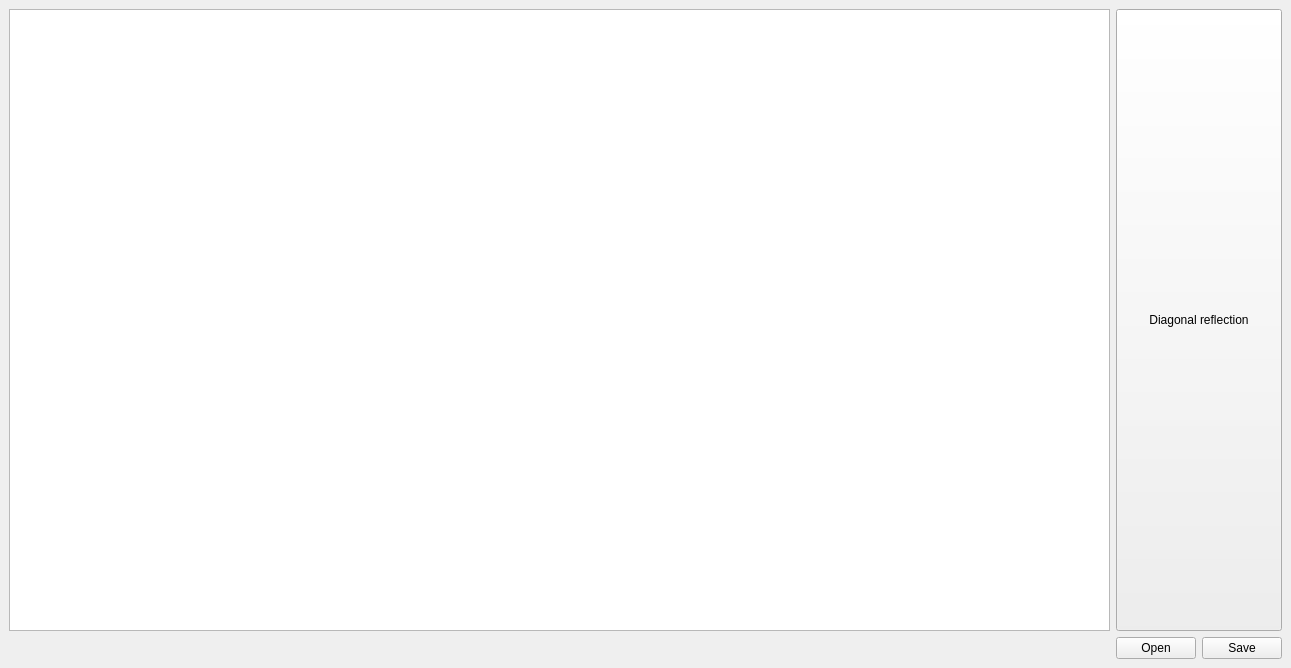
<?xml version="1.0" encoding="UTF-8"?>
<ui version="4.0">
 <class>MainWindow</class>
 <widget class="QMainWindow" name="MainWindow">
  <property name="geometry">
   <rect>
    <x>0</x>
    <y>0</y>
    <width>1291</width>
    <height>668</height>
   </rect>
  </property>
  <property name="windowTitle">
   <string>Editor</string>
  </property>
  <widget class="QWidget" name="centralwidget">
   <layout class="QGridLayout" name="gridLayout_2">
    <item row="0" column="0">
     <layout class="QGridLayout" name="gridLayout">
      <item row="0" column="0">
       <widget class="QGraphicsView" name="graphicsView">
        <property name="sizePolicy">
         <sizepolicy hsizetype="Expanding" vsizetype="Expanding">
          <horstretch>0</horstretch>
          <verstretch>0</verstretch>
         </sizepolicy>
        </property>
       </widget>
      </item>
      <item row="0" column="1">
       <widget class="QPushButton" name="diagonalReflection_btn">
        <property name="sizePolicy">
         <sizepolicy hsizetype="Minimum" vsizetype="Minimum">
          <horstretch>0</horstretch>
          <verstretch>0</verstretch>
         </sizepolicy>
        </property>
        <property name="text">
         <string>Diagonal reflection</string>
        </property>
       </widget>
      </item>
      <item row="1" column="1">
       <layout class="QHBoxLayout" name="horizontalLayout">
        <item>
         <widget class="QPushButton" name="open_btn">
          <property name="sizePolicy">
           <sizepolicy hsizetype="Minimum" vsizetype="Minimum">
            <horstretch>0</horstretch>
            <verstretch>0</verstretch>
           </sizepolicy>
          </property>
          <property name="text">
           <string>Open</string>
          </property>
         </widget>
        </item>
        <item>
         <widget class="QPushButton" name="save_btn">
          <property name="sizePolicy">
           <sizepolicy hsizetype="Minimum" vsizetype="Minimum">
            <horstretch>0</horstretch>
            <verstretch>0</verstretch>
           </sizepolicy>
          </property>
          <property name="text">
           <string>Save</string>
          </property>
         </widget>
        </item>
       </layout>
      </item>
     </layout>
    </item>
   </layout>
  </widget>
 </widget>
 <resources/>
 <connections/>
</ui>
